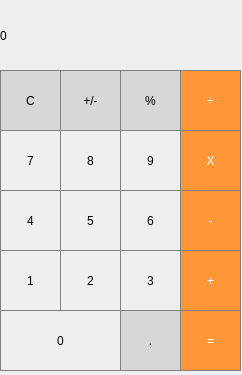
<?xml version="1.0" encoding="UTF-8"?>
<ui version="4.0">
 <class>MainWindow</class>
 <widget class="QMainWindow" name="MainWindow">
  <property name="geometry">
   <rect>
    <x>0</x>
    <y>0</y>
    <width>242</width>
    <height>375</height>
   </rect>
  </property>
  <property name="windowTitle">
   <string>MainWindow</string>
  </property>
  <widget class="QWidget" name="centralWidget">
   <widget class="QLabel" name="label">
    <property name="geometry">
     <rect>
      <x>0</x>
      <y>0</y>
      <width>241</width>
      <height>71</height>
     </rect>
    </property>
    <property name="styleSheet">
     <string notr="true">QLabel {
  qproperty-alignment: 'AlignVCenter | AlignRight';
  border: 1px solid gray;
}

background-color : white;</string>
    </property>
    <property name="text">
     <string>0</string>
    </property>
   </widget>
   <widget class="QPushButton" name="pushButton_clear">
    <property name="geometry">
     <rect>
      <x>0</x>
      <y>70</y>
      <width>61</width>
      <height>61</height>
     </rect>
    </property>
    <property name="styleSheet">
     <string notr="true">QPushButton {
  background-color: rgb(215, 215, 215);
  border: 1px solid gray;
}
QPushButton:pressed {
    background-color: qlineargradient(x1: 0, y1: 0, x2: 0, y2: 1,
                                      stop: 0 #BEBEBE, stop: 1 #D7D7D7);
}</string>
    </property>
    <property name="text">
     <string>C</string>
    </property>
   </widget>
   <widget class="QPushButton" name="pushButton_plusMinus">
    <property name="geometry">
     <rect>
      <x>60</x>
      <y>70</y>
      <width>61</width>
      <height>61</height>
     </rect>
    </property>
    <property name="styleSheet">
     <string notr="true">QPushButton {
  background-color: rgb(215, 215, 215);
  border: 1px solid gray;
}
QPushButton:pressed {
    background-color: qlineargradient(x1: 0, y1: 0, x2: 0, y2: 1,
                                      stop: 0 #BEBEBE, stop: 1 #D7D7D7);
}</string>
    </property>
    <property name="text">
     <string>+/-</string>
    </property>
   </widget>
   <widget class="QPushButton" name="pushButton_module">
    <property name="geometry">
     <rect>
      <x>120</x>
      <y>70</y>
      <width>61</width>
      <height>61</height>
     </rect>
    </property>
    <property name="styleSheet">
     <string notr="true">QPushButton {
  background-color: rgb(215, 215, 215);
  border: 1px solid gray;
}
QPushButton:pressed {
    background-color: qlineargradient(x1: 0, y1: 0, x2: 0, y2: 1,
                                      stop: 0 #BEBEBE, stop: 1 #D7D7D7);
}</string>
    </property>
    <property name="text">
     <string>%</string>
    </property>
   </widget>
   <widget class="QPushButton" name="pushButton_divide">
    <property name="geometry">
     <rect>
      <x>180</x>
      <y>70</y>
      <width>61</width>
      <height>61</height>
     </rect>
    </property>
    <property name="styleSheet">
     <string notr="true">QPushButton {
  background-color: rgb(255, 151, 57);
  color: white; 
  border: 1px solid gray;
}

QPushButton:pressed {
    background-color: qlineargradient(x1: 0, y1: 0, x2: 0, y2: 1,
                                      stop: 0 #FF7832, stop: 1 #FF9739);
}
</string>
    </property>
    <property name="text">
     <string>÷</string>
    </property>
   </widget>
   <widget class="QPushButton" name="pushButton_multiply">
    <property name="geometry">
     <rect>
      <x>180</x>
      <y>130</y>
      <width>61</width>
      <height>61</height>
     </rect>
    </property>
    <property name="styleSheet">
     <string notr="true">QPushButton {
  background-color: rgb(255, 151, 57);
  color: white; 
  border: 1px solid gray;
}

QPushButton:pressed {
    background-color: qlineargradient(x1: 0, y1: 0, x2: 0, y2: 1,
                                      stop: 0 #FF7832, stop: 1 #FF9739);
}
</string>
    </property>
    <property name="text">
     <string>X</string>
    </property>
   </widget>
   <widget class="QPushButton" name="pushButton_7">
    <property name="geometry">
     <rect>
      <x>0</x>
      <y>130</y>
      <width>61</width>
      <height>61</height>
     </rect>
    </property>
    <property name="styleSheet">
     <string notr="true">QPushButton {
   border: 1px solid gray;
}
QPushButton:pressed {
    background-color: 
	qlineargradient(x1: 0, y1: 0, x2: 0, y2: 1,stop: 0		   #dadbde, stop: 1 #f6f7fa);
}</string>
    </property>
    <property name="text">
     <string>7</string>
    </property>
   </widget>
   <widget class="QPushButton" name="pushButton_9">
    <property name="geometry">
     <rect>
      <x>120</x>
      <y>130</y>
      <width>61</width>
      <height>61</height>
     </rect>
    </property>
    <property name="styleSheet">
     <string notr="true">QPushButton {
   border: 1px solid gray;
}
QPushButton:pressed {
    background-color: 
	qlineargradient(x1: 0, y1: 0, x2: 0, y2: 1,stop: 0		   #dadbde, stop: 1 #f6f7fa);
}</string>
    </property>
    <property name="text">
     <string>9</string>
    </property>
   </widget>
   <widget class="QPushButton" name="pushButton_8">
    <property name="geometry">
     <rect>
      <x>60</x>
      <y>130</y>
      <width>61</width>
      <height>61</height>
     </rect>
    </property>
    <property name="styleSheet">
     <string notr="true">QPushButton {
   border: 1px solid gray;
}
QPushButton:pressed {
    background-color: 
	qlineargradient(x1: 0, y1: 0, x2: 0, y2: 1,stop: 0		   #dadbde, stop: 1 #f6f7fa);
}</string>
    </property>
    <property name="text">
     <string>8</string>
    </property>
   </widget>
   <widget class="QPushButton" name="pushButton_subtract">
    <property name="geometry">
     <rect>
      <x>180</x>
      <y>190</y>
      <width>61</width>
      <height>61</height>
     </rect>
    </property>
    <property name="styleSheet">
     <string notr="true">QPushButton {
  background-color: rgb(255, 151, 57);
  color: white; 
  border: 1px solid gray;
}

QPushButton:pressed {
    background-color: qlineargradient(x1: 0, y1: 0, x2: 0, y2: 1,
                                      stop: 0 #FF7832, stop: 1 #FF9739);
}
</string>
    </property>
    <property name="text">
     <string>-</string>
    </property>
   </widget>
   <widget class="QPushButton" name="pushButton_4">
    <property name="geometry">
     <rect>
      <x>0</x>
      <y>190</y>
      <width>61</width>
      <height>61</height>
     </rect>
    </property>
    <property name="styleSheet">
     <string notr="true">QPushButton {
   border: 1px solid gray;
}
QPushButton:pressed {
    background-color: 
	qlineargradient(x1: 0, y1: 0, x2: 0, y2: 1,stop: 0		   #dadbde, stop: 1 #f6f7fa);
}</string>
    </property>
    <property name="text">
     <string>4</string>
    </property>
   </widget>
   <widget class="QPushButton" name="pushButton_6">
    <property name="geometry">
     <rect>
      <x>120</x>
      <y>190</y>
      <width>61</width>
      <height>61</height>
     </rect>
    </property>
    <property name="styleSheet">
     <string notr="true">QPushButton {
   border: 1px solid gray;
}
QPushButton:pressed {
    background-color: 
	qlineargradient(x1: 0, y1: 0, x2: 0, y2: 1,stop: 0		   #dadbde, stop: 1 #f6f7fa);
}</string>
    </property>
    <property name="text">
     <string>6</string>
    </property>
   </widget>
   <widget class="QPushButton" name="pushButton_5">
    <property name="geometry">
     <rect>
      <x>60</x>
      <y>190</y>
      <width>61</width>
      <height>61</height>
     </rect>
    </property>
    <property name="styleSheet">
     <string notr="true">QPushButton {
   border: 1px solid gray;
}
QPushButton:pressed {
    background-color: 
	qlineargradient(x1: 0, y1: 0, x2: 0, y2: 1,stop: 0		   #dadbde, stop: 1 #f6f7fa);
}</string>
    </property>
    <property name="text">
     <string>5</string>
    </property>
   </widget>
   <widget class="QPushButton" name="pushButton_add">
    <property name="geometry">
     <rect>
      <x>180</x>
      <y>250</y>
      <width>61</width>
      <height>61</height>
     </rect>
    </property>
    <property name="styleSheet">
     <string notr="true">QPushButton {
  background-color: rgb(255, 151, 57);
  color: white; 
  border: 1px solid gray;
}

QPushButton:pressed {
    background-color: qlineargradient(x1: 0, y1: 0, x2: 0, y2: 1,
                                      stop: 0 #FF7832, stop: 1 #FF9739);
}
</string>
    </property>
    <property name="text">
     <string>+</string>
    </property>
   </widget>
   <widget class="QPushButton" name="pushButton_1">
    <property name="geometry">
     <rect>
      <x>0</x>
      <y>250</y>
      <width>61</width>
      <height>61</height>
     </rect>
    </property>
    <property name="styleSheet">
     <string notr="true">QPushButton {
   border: 1px solid gray;
}
QPushButton:pressed {
    background-color: 
	qlineargradient(x1: 0, y1: 0, x2: 0, y2: 1,stop: 0		   #dadbde, stop: 1 #f6f7fa);
}</string>
    </property>
    <property name="text">
     <string>1</string>
    </property>
   </widget>
   <widget class="QPushButton" name="pushButton_3">
    <property name="geometry">
     <rect>
      <x>120</x>
      <y>250</y>
      <width>61</width>
      <height>61</height>
     </rect>
    </property>
    <property name="styleSheet">
     <string notr="true">QPushButton {
   border: 1px solid gray;
}
QPushButton:pressed {
    background-color: 
	qlineargradient(x1: 0, y1: 0, x2: 0, y2: 1,stop: 0		   #dadbde, stop: 1 #f6f7fa);
}</string>
    </property>
    <property name="text">
     <string>3</string>
    </property>
   </widget>
   <widget class="QPushButton" name="pushButton_2">
    <property name="geometry">
     <rect>
      <x>60</x>
      <y>250</y>
      <width>61</width>
      <height>61</height>
     </rect>
    </property>
    <property name="styleSheet">
     <string notr="true">QPushButton {
   border: 1px solid gray;
}
QPushButton:pressed {
    background-color: 
	qlineargradient(x1: 0, y1: 0, x2: 0, y2: 1,stop: 0		   #dadbde, stop: 1 #f6f7fa);
}</string>
    </property>
    <property name="text">
     <string>2</string>
    </property>
   </widget>
   <widget class="QPushButton" name="pushButton_decimal">
    <property name="geometry">
     <rect>
      <x>120</x>
      <y>310</y>
      <width>61</width>
      <height>61</height>
     </rect>
    </property>
    <property name="styleSheet">
     <string notr="true">QPushButton {
  background-color: rgb(215, 215, 215);
  border: 1px solid gray;
}
QPushButton:pressed {
    background-color: qlineargradient(x1: 0, y1: 0, x2: 0, y2: 1,
                                      stop: 0 #BEBEBE, stop: 1 #D7D7D7);
}</string>
    </property>
    <property name="text">
     <string>.</string>
    </property>
   </widget>
   <widget class="QPushButton" name="pushButton_equals">
    <property name="geometry">
     <rect>
      <x>180</x>
      <y>310</y>
      <width>61</width>
      <height>61</height>
     </rect>
    </property>
    <property name="styleSheet">
     <string notr="true">QPushButton {
  background-color: rgb(255, 151, 57);
  color: white; 
  border: 1px solid gray;
}

QPushButton:pressed {
    background-color: qlineargradient(x1: 0, y1: 0, x2: 0, y2: 1,
                                      stop: 0 #FF7832, stop: 1 #FF9739);
}
</string>
    </property>
    <property name="text">
     <string>=</string>
    </property>
   </widget>
   <widget class="QPushButton" name="pushButton_0">
    <property name="geometry">
     <rect>
      <x>0</x>
      <y>310</y>
      <width>121</width>
      <height>61</height>
     </rect>
    </property>
    <property name="styleSheet">
     <string notr="true">QPushButton {
   border: 1px solid gray;
}
QPushButton:pressed {
    background-color: 
	qlineargradient(x1: 0, y1: 0, x2: 0, y2: 1,stop: 0		   #dadbde, stop: 1 #f6f7fa);
}</string>
    </property>
    <property name="text">
     <string>0</string>
    </property>
   </widget>
  </widget>
 </widget>
 <layoutdefault spacing="6" margin="11"/>
 <resources/>
 <connections/>
</ui>
